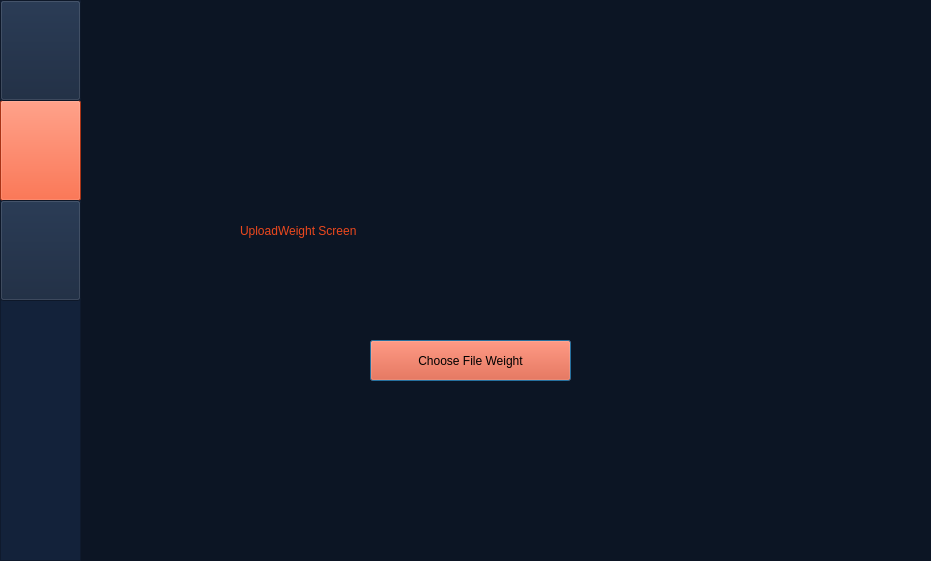
<?xml version="1.0" encoding="UTF-8"?>
<ui version="4.0">
 <class>Dialog</class>
 <widget class="QDialog" name="Dialog">
  <property name="geometry">
   <rect>
    <x>0</x>
    <y>0</y>
    <width>931</width>
    <height>561</height>
   </rect>
  </property>
  <property name="windowTitle">
   <string>Dialog</string>
  </property>
  <widget class="QWidget" name="widget" native="true">
   <property name="geometry">
    <rect>
     <x>0</x>
     <y>0</y>
     <width>931</width>
     <height>561</height>
    </rect>
   </property>
   <property name="autoFillBackground">
    <bool>false</bool>
   </property>
   <property name="styleSheet">
    <string notr="true">background-color:#0C1524</string>
   </property>
   <widget class="QLabel" name="label_2">
    <property name="geometry">
     <rect>
      <x>240</x>
      <y>180</y>
      <width>461</width>
      <height>101</height>
     </rect>
    </property>
    <property name="styleSheet">
     <string notr="true">font: 36pt &quot;MS Shell Dlg 2&quot;;
color:#ED481D;</string>
    </property>
    <property name="text">
     <string>UploadWeight Screen</string>
    </property>
    <property name="scaledContents">
     <bool>true</bool>
    </property>
   </widget>
   <widget class="QPushButton" name="choose_file_btn">
    <property name="geometry">
     <rect>
      <x>370</x>
      <y>340</y>
      <width>201</width>
      <height>41</height>
     </rect>
    </property>
    <property name="styleSheet">
     <string notr="true">background-color:#ED481D;
color:'white'</string>
    </property>
    <property name="text">
     <string>Choose File Weight</string>
    </property>
   </widget>
   <widget class="QLabel" name="label_3">
    <property name="geometry">
     <rect>
      <x>840</x>
      <y>20</y>
      <width>71</width>
      <height>81</height>
     </rect>
    </property>
    <property name="styleSheet">
     <string notr="true">font: 36pt &quot;MS Shell Dlg 2&quot;;
color:#ED481D;</string>
    </property>
    <property name="text">
     <string/>
    </property>
    <property name="pixmap">
     <pixmap>../icon/Indezy-Logo-Vertical-REV01-White.png</pixmap>
    </property>
    <property name="scaledContents">
     <bool>true</bool>
    </property>
   </widget>
   <widget class="QFrame" name="frame">
    <property name="geometry">
     <rect>
      <x>0</x>
      <y>0</y>
      <width>81</width>
      <height>561</height>
     </rect>
    </property>
    <property name="styleSheet">
     <string notr="true">background-color:#13223A;</string>
    </property>
    <property name="frameShape">
     <enum>QFrame::StyledPanel</enum>
    </property>
    <property name="frameShadow">
     <enum>QFrame::Raised</enum>
    </property>
    <widget class="QPushButton" name="setting_btn">
     <property name="geometry">
      <rect>
       <x>0</x>
       <y>100</y>
       <width>81</width>
       <height>101</height>
      </rect>
     </property>
     <property name="styleSheet">
      <string notr="true">background-color:#ED481D;
color:'white'

</string>
     </property>
     <property name="text">
      <string/>
     </property>
     <property name="icon">
      <iconset>
       <normaloff>../icon/setting_icon.png</normaloff>../icon/setting_icon.png</iconset>
     </property>
     <property name="iconSize">
      <size>
       <width>50</width>
       <height>50</height>
      </size>
     </property>
    </widget>
    <widget class="QPushButton" name="process_btn">
     <property name="geometry">
      <rect>
       <x>0</x>
       <y>0</y>
       <width>81</width>
       <height>101</height>
      </rect>
     </property>
     <property name="styleSheet">
      <string notr="true">background-color:#13223A;
color:'white'</string>
     </property>
     <property name="text">
      <string/>
     </property>
     <property name="icon">
      <iconset>
       <normaloff>../icon/clock.c405f4dc.png</normaloff>../icon/clock.c405f4dc.png</iconset>
     </property>
     <property name="iconSize">
      <size>
       <width>50</width>
       <height>50</height>
      </size>
     </property>
    </widget>
    <widget class="QPushButton" name="exit_btn">
     <property name="geometry">
      <rect>
       <x>0</x>
       <y>200</y>
       <width>81</width>
       <height>101</height>
      </rect>
     </property>
     <property name="styleSheet">
      <string notr="true"/>
     </property>
     <property name="text">
      <string/>
     </property>
     <property name="icon">
      <iconset>
       <normaloff>../icon/exit.png</normaloff>../icon/exit.png</iconset>
     </property>
     <property name="iconSize">
      <size>
       <width>50</width>
       <height>50</height>
      </size>
     </property>
    </widget>
   </widget>
  </widget>
 </widget>
 <resources/>
 <connections/>
</ui>
